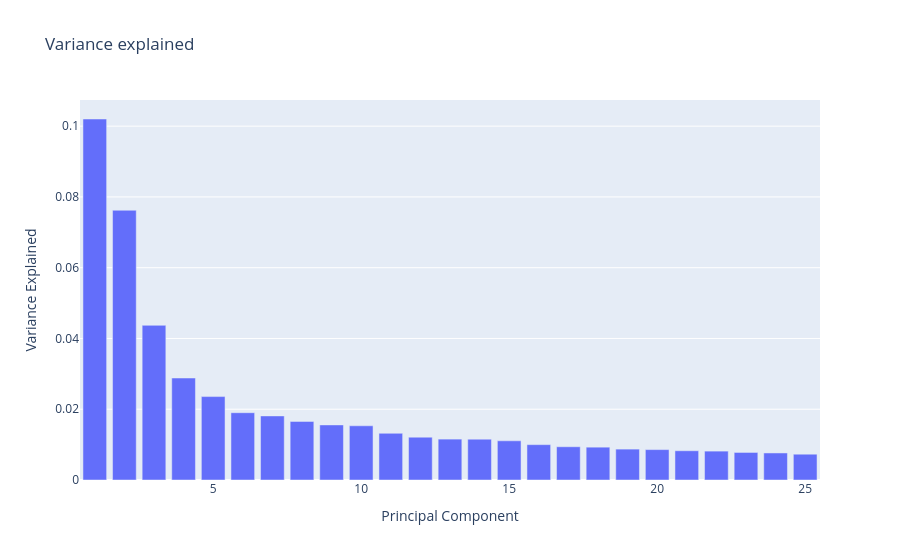

Notebook code for this chart:
### Code cell
pca_df = pd.DataFrame({
    'Principal Component': np.arange(pca.n_components_) + 1,
    'Variance Explained': pca.explained_variance_ratio_
})

fig = px.bar(
    pca_df,
    x='Principal Component',
    y='Variance Explained',
    title='Variance explained',
)
fig.show()

### Figure 1 — Plotly figure (JSON) as saved in the notebook; plotly's stock layout.template omitted (floating-point values rounded to 4 significant figures)
{"data": [{"hovertemplate": "Principal Component=%{x}<br>Variance Explained=%{y}<extra></extra>", "legendgroup": "", "marker": {"color": "#636efa", "pattern": {"shape": ""}}, "name": "", "orientation": "v", "showlegend": false, "textposition": "auto", "type": "bar", "x": [1, 2, 3, 4, 5, 6, 7, 8, 9, 10, 11, 12, 13, 14, 15, 16, 17, 18, 19, 20, 21, 22, 23, 24, 25], "xaxis": "x", "y": [0.102, 0.07623, 0.04371, 0.02882, 0.02357, 0.01902, 0.01811, 0.01656, 0.01557, 0.01532, 0.01319, 0.01211, 0.01156, 0.01154, 0.01108, 0.009989, 0.009397, 0.009277, 0.00873, 0.00859, 0.008265, 0.008163, 0.007786, 0.007641, 0.007289], "yaxis": "y"}], "layout": {"barmode": "relative", "legend": {"tracegroupgap": 0}, "title": {"text": "Variance explained"}, "xaxis": {"anchor": "y", "domain": [0, 1], "title": {"text": "Principal Component"}}, "yaxis": {"anchor": "x", "domain": [0, 1], "title": {"text": "Variance Explained"}}}}
